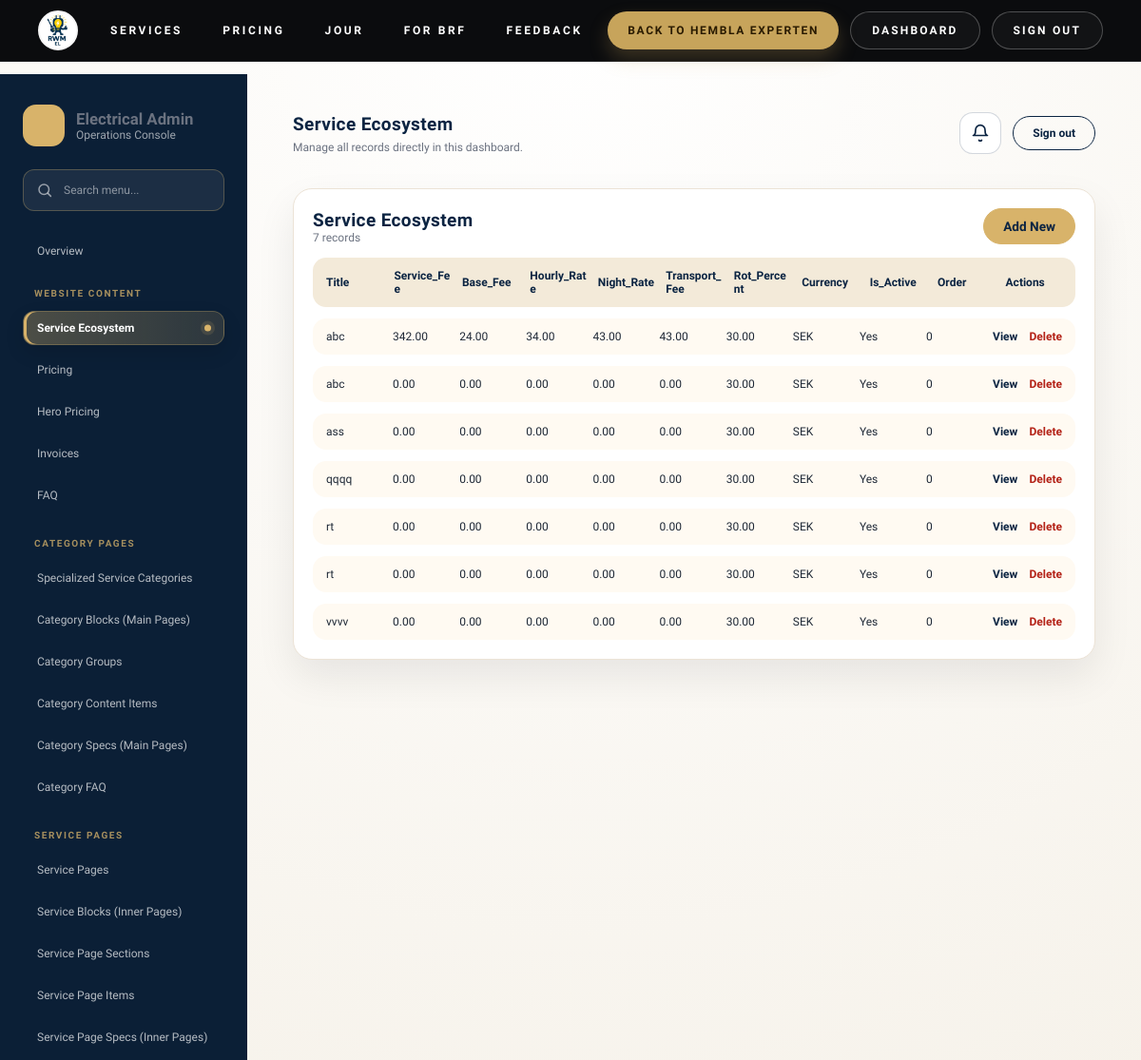
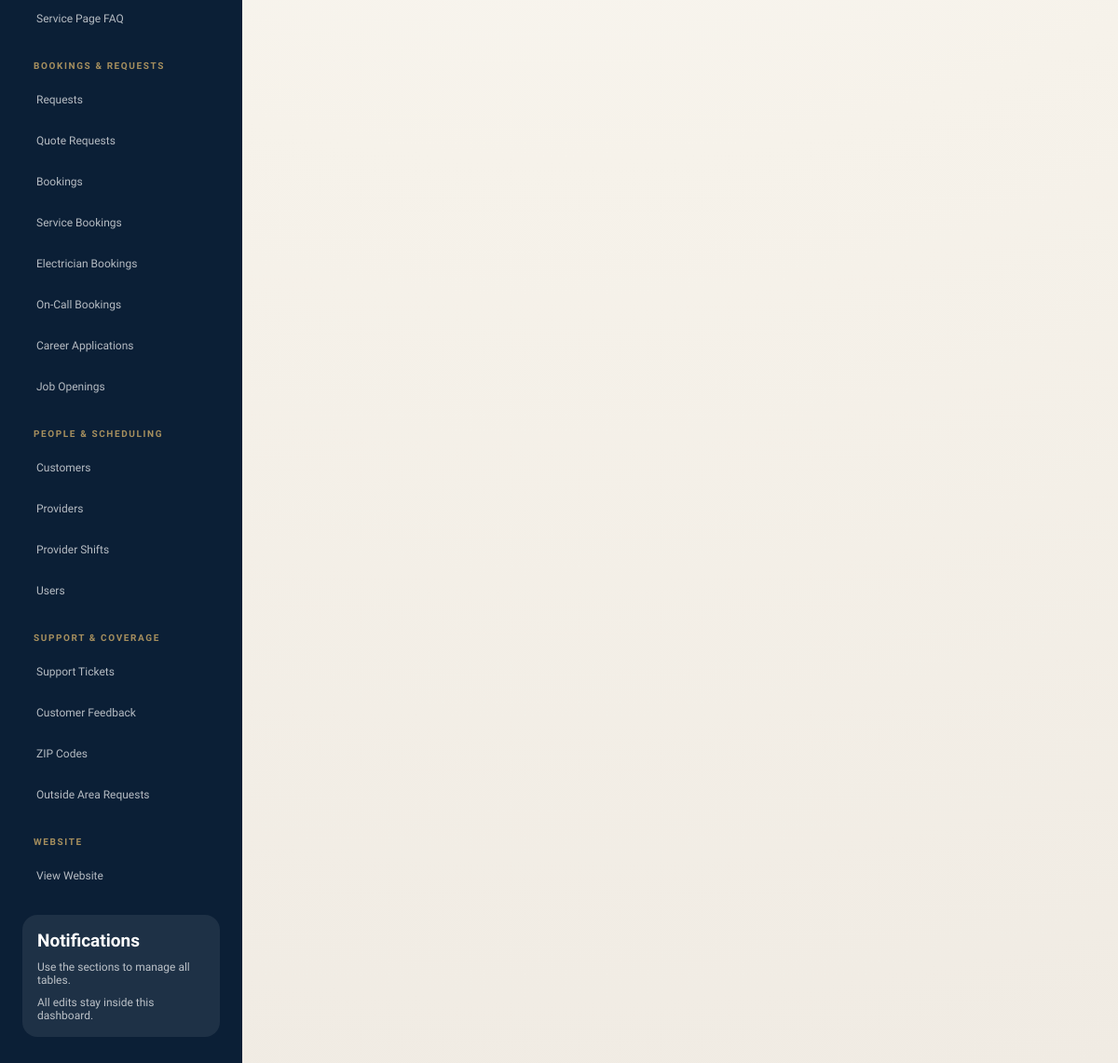
The page /dashboard/services/ (signed in) on the database its author committed (2 pictures, top to bottom).
### electricity/models.py (models this page shows, shortened)
class ElectricalService(models.Model):
    title = models.CharField(max_length=120)
    short_description = models.TextField(blank=True, default="")
    bullet_points = models.TextField(blank=True, default="")
    icon = models.ImageField(upload_to='electricity/services/', blank=True, null=True)
    price = models.DecimalField(max_digits=10, decimal_places=2, default=0, blank=True, null=True)
    duration_minutes = models.PositiveIntegerField(default=0, blank=True, null=True)
    service_fee = models.DecimalField(max_digits=10, decimal_places=2, default=0)
    base_fee = models.DecimalField(max_digits=10, decimal_places=2, default=0)
    hourly_rate = models.DecimalField(max_digits=10, decimal_places=2, default=0)
    night_rate = models.DecimalField(max_digits=10, decimal_places=2, default=0)
    transport_fee = models.DecimalField(max_digits=10, decimal_places=2, default=0)
    rot_percent = models.DecimalField(max_digits=5, decimal_places=2, default=30)
    currency = models.CharField(max_length=10, default="SEK")
    is_active = models.BooleanField(default=True)
    order = models.PositiveIntegerField(default=0)
    class Meta:
        ordering = ["order", "title"]

### electricity/views.py (the view)
# urls.py: path("dashboard/services/", views.dashboard_services, name="dashboard_services"),
@login_required
def dashboard_services(request):
    guard = _dashboard_access_or_redirect(request)
    if guard:
        return guard
    items = ElectricalService.objects.all().order_by("order", "title")
    return render(
        request,
        "electricity/dashboard/list.html",
        {
            "title": "Service Ecosystem",
            "items": items,
            "fields": [
                "title",
                "service_fee",
                "base_fee",
                "hourly_rate",
                "night_rate",
                "transport_fee",
                "rot_percent",
                "currency",
                "is_active",
                "order",
            ],
            "create_url": "electricity:dashboard_services_add",
            "edit_url": "electricity:dashboard_services_edit",
            "delete_url": "electricity:dashboard_services_delete",
        },
    )

### electricity/templatetags/electricity_extras.py (called while the page is built)
@register.filter
def display_value(obj, field_name):
    try:
        value = getattr(obj, field_name)
    except Exception:
        return "-"
    display_method = getattr(obj, f"get_{field_name}_display", None)
    if callable(display_method) and not isinstance(value, (list, tuple)):
        display_value_result = display_method()
        return display_value_result or "-"
    if isinstance(value, bool):
        return "Yes" if value else "No"
    if value in (None, "", [], ()):
        return "-"
    if isinstance(value, (list, tuple)):
        return ", ".join(_humanize_field_item(field_name, item) for item in value if item not in (None, "")) or "-"
    return value

@register.simple_tag(takes_context=True)
def is_electricity_admin(context):
    request = context.get("request")
    if not request:
        return False
    user = request.user
    if not user.is_authenticated:
        return False
    if user.is_superuser or user.is_staff:
        return True
    return electricity_admin_site.has_permission(request)

@register.simple_tag
def service_category_pages():
    return ServiceCategoryPage.objects.filter(is_active=True).prefetch_related("service_pages").order_by("order", "name")

@register.simple_tag
def service_menu_groups(category_page):
    grouped = OrderedDict()
    for service_page in category_page.service_pages.filter(is_active=True).order_by("order", "name"):
        key = (service_page.menu_group or "").strip()
        grouped.setdefault(key, [])
        grouped[key].append(service_page)
    return list(grouped.items())

def _category_page_for_object(obj):
    if not obj:
        return None
    if isinstance(obj, ServiceCategoryPage):
        return obj
    if isinstance(obj, (ServiceCategorySection, ServiceCategorySpecRow, ServiceCategoryFAQ, ServiceCategoryContentBlock)):
        try:
            return obj.page
        except Exception:
            return None
    if isinstance(obj, ServiceCategoryItem):
        try:
            return obj.section.page
        except Exception:
            return None
    return None

### electricity/views.py (called while the page is built)
def _require_dashboard_access(request):
    user = request.user
    if not user.is_authenticated:
        return False
    if user.is_superuser or user.is_staff:
        return True
    return electricity_admin_site.has_permission(request)

def _dashboard_access_or_redirect(request):
    if _require_dashboard_access(request):
        return None
    return redirect("admin:login")

### electricity/templates/electricity/dashboard/list.html (shortened to what this page needs)
﻿{% extends "electricity/dashboard/base.html" %}
{% load electricity_extras i18n %}
{% block page_title %}{{ title }}{% endblock %}
{% block page_subtitle %}Manage all records directly in this dashboard.{% endblock %}
{% block content %}
<section class="dash-panel dash-panel-wide">
    <div class="panel-header">
        <div>
            <h2>{{ title }}</h2>
            <div class="panel-meta">{{ items|length }} records</div>
        </div>
        <div class="panel-actions">
            <a class="dash-btn primary" href="{% url create_url %}">Add New</a>
        </div>
    </div>
    <div class="panel-table">
        <div class="panel-row panel-row-head">
            {% for field in fields %}
                <span>{{ field|title }}</span>
            {% endfor %}
            <span>Actions</span>
        </div>
        {% for row in items %}
            {% record_preview_url row as preview_url %}
            {% record_dashboard_section_edit_url row as section_edit_url %}
            <div class="panel-row">
                {% for field in fields %}
                    <span>{{ row|display_value:field }}</span>
                {% endfor %}
                <span class="row-actions">
                    <a href="{% url edit_url row.id %}?view=1">View</a>
                    <a class="danger" href="{% url delete_url row.id %}">Delete</a>
                </span>
            </div>
        {% empty %}
            <div class="panel-empty">No records yet.</div>
        {% endfor %}
    </div>
</section>
{% endblock %}

### electricity/static/electricity/css/dashboard.css (style rules this page uses)
:root { --navy: #0b2442; --gold: #d8b36a; --cream: #f8f6f1; --ink: #1f2937; --muted: #6b7280; --card: #ffffff; --line: #ece3d6; --surface: #f9f6f0; --shadow-soft: 0 18px 40px rgba(8, 15, 28, 0.08); --shadow-lift: 0 22px 48px rgba(8, 15, 28, 0.12); }
* { box-sizing: border-box; }
body { margin: 0; font-family: "Sora", sans-serif; color: var(--ink); background: radial-gradient(circle at top, #ffffff 0%, #f6f2ea 55%, #f0ebe3 100%); }
.dash-body { min-height: 100vh; }
.dash-btn { border-radius: 999px; padding: 10px 20px; border: 1px solid var(--navy); text-decoration: none; font-weight: 600; background: transparent; cursor: pointer; }
.dash-btn.primary { background: var(--gold); color: var(--navy); border-color: var(--gold); }
.dash-panel-wide { grid-column: 1 / -1; }
.dash-panel { background: var(--card); border-radius: 20px; border: 1px solid var(--line); padding: 20px; box-shadow: var(--shadow-soft); }
.panel-header { display: flex; justify-content: space-between; align-items: center; margin-bottom: 14px; gap: 12px; }
.panel-header h2 { margin: 0; font-size: 1.1rem; color: var(--navy); }
.panel-meta { color: var(--muted); font-size: 0.85rem; }
.panel-header a { font-size: 0.85rem; color: var(--gold); text-decoration: none; }
.panel-table { display: grid; gap: 12px; overflow-x: auto; }
.panel-row { display: flex; justify-content: space-between; align-items: center; padding: 12px 14px; border-radius: 14px; background: #fffaf2; gap: 12px; min-width: 0; }
.panel-row span { flex: 1 1 0; min-width: 0; overflow-wrap: anywhere; word-break: break-word; }
.panel-row-head span { font-weight: 600; }
.row-actions { display: flex; gap: 12px; align-items: center; flex-wrap: nowrap; white-space: nowrap; }
.row-actions a { text-decoration: none; font-weight: 600; color: var(--navy); line-height: 1; }
.row-actions a.danger { color: #b42318; }
.panel-row span.row-actions { flex: 0 0 auto; }
.panel-row-head { background: #f3ead9; font-weight: 600; color: var(--navy); text-transform: capitalize; }
.panel-actions { display: flex; align-items: center; gap: 12px; }

### electricity/static/electricity/css/global_header.css (style rules this page uses)
:root { --rwmh-height: 64px; --rwmh-item-height: 40px; }
body.electricity-body, body.dash-body { padding-top: var(--rwmh-height); }

### electricity/static/electricity/css/typography.css (style rules this page uses)
:root { --site-type-hero: 30px; --site-type-heading: 19px; --site-type-body: 12px; }
body, p, li, label, input, textarea, select, button, td, th, .btn, .booking-description, .booking-step-label, .booking-step-note, .admin-login-subtitle, .admin-login-note, .brand-sub, .landing-subtitle, .landing-kicker, .landing-note, .hero-subtitle, .hero-kicker, .hero-note, .about-hero-subtitle, .contact-hero-quote, .oncall-subtitle, .support-subtitle, .panel-meta, .dash-subtitle, .terms-hero p, .faq-hero p, .thankyou-card p, .thankyou-note, .site-announcement__text, .site-announcement__badge, .rwm-egh-link, .rwm-egh-btn, .landing-cta { font-size: var(--site-type-body) !important; }
h1, h2, h3, h4, .booking-title, .section-header h2, .panel-header h2, .dash-card-title, .terms-info-title, .terms-glass-title, .contact-meta-title, .side-title { font-size: var(--site-type-heading) !important; }

### rows shown on the page
ElectricalService: fields "abc" "342.00" "24.00" "34.00" "43.00" "43.00" "30.00" "SEK" "Yes" "0"
ElectricalService: fields "abc" "0.00" "0.00" "0.00" "0.00" "0.00" "30.00" "SEK" "Yes" "0"
ElectricalService: fields "ass" "0.00" "0.00" "0.00" "0.00" "0.00" "30.00" "SEK" "Yes" "0"
ElectricalService: fields "qqqq" "0.00" "0.00" "0.00" "0.00" "0.00" "30.00" "SEK" "Yes" "0"
ElectricalService: fields "rt" "0.00" "0.00" "0.00" "0.00" "0.00" "30.00" "SEK" "Yes" "0"
ElectricalService: fields "rt" "0.00" "0.00" "0.00" "0.00" "0.00" "30.00" "SEK" "Yes" "0"
ElectricalService: fields "vvvv" "0.00" "0.00" "0.00" "0.00" "0.00" "30.00" "SEK" "Yes" "0"

### other values the page prints
{{ title }} "Service Ecosystem"
{{ items|length }} "7"
{{ field|title }} "Title" "Service_Fee" "Base_Fee" "Hourly_Rate" "Night_Rate" "Transport_Fee" "Rot_Percent" "Currency" "Is_Active" "Order"
